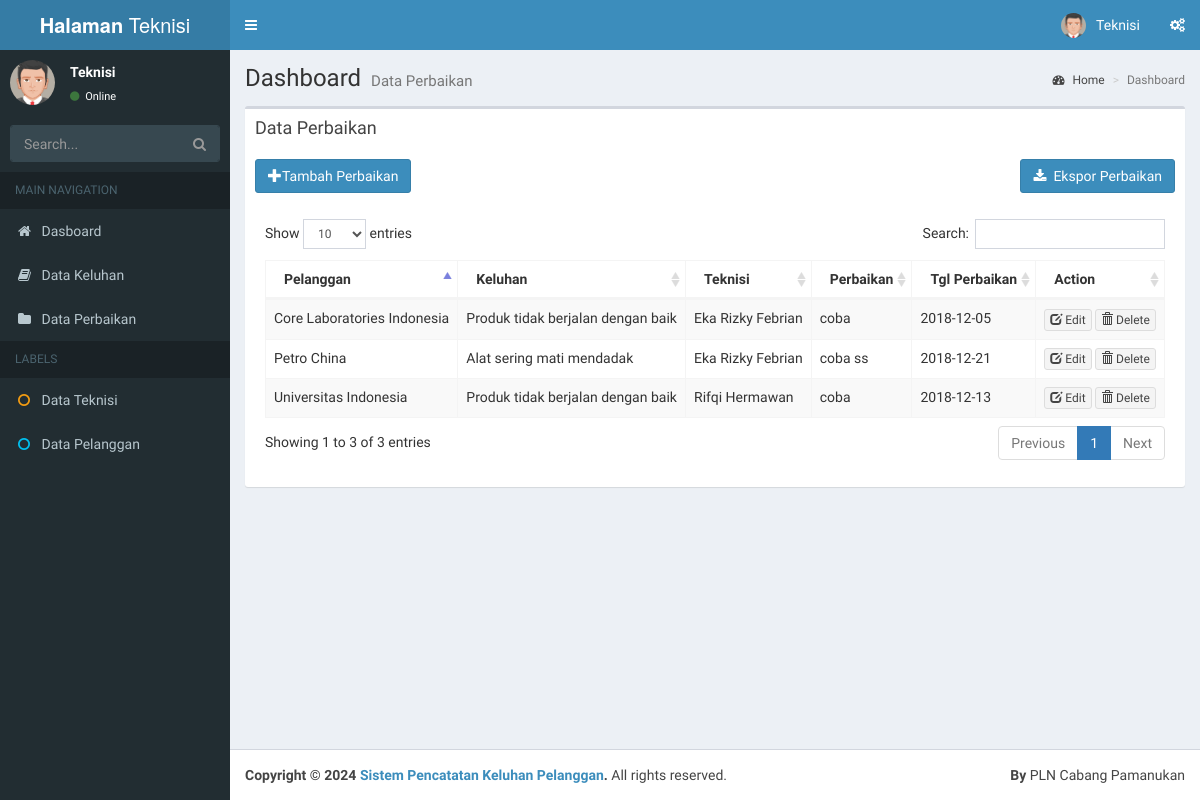
The app's page /on-teknisi/perbaikan.php with its own data.
### tables this page shows
CREATE TABLE `perbaikan` (
  `idperbaikan` int(11) NOT NULL,
  `idpelanggan` int(11) NOT NULL,
  `idkeluhan` int(11) NOT NULL,
  `idteknisi` int(11) NOT NULL,
  `perbaikan` varchar(255) DEFAULT NULL,
  `tgl_perbaikan` date DEFAULT NULL
);

CREATE TABLE `pelanggan` (
  `idpelanggan` int(11) NOT NULL,
  `nama_pelanggan` varchar(45) DEFAULT NULL,
  `alamat_pelanggan` varchar(150) DEFAULT NULL,
  `telepon_pelanggan` varchar(45) DEFAULT NULL,
  `email_pelanggan` varchar(45) DEFAULT NULL
);

CREATE TABLE `keluhan` (
  `idkeluhan` int(11) NOT NULL,
  `idpelanggan` int(11) DEFAULT NULL,
  `keluhan` varchar(100) DEFAULT NULL,
  `penyebab` varchar(100) DEFAULT NULL,
  `tindakan` varchar(100) DEFAULT NULL,
  `tgl_keluhan` date DEFAULT NULL,
  `tgl_perbaikan` date DEFAULT NULL,
  `idteknisi` int(11) DEFAULT NULL
);

CREATE TABLE `teknisi` (
  `idteknisi` int(11) NOT NULL,
  `nama_teknisi` varchar(45) DEFAULT NULL,
  `telpon_teknisi` varchar(45) DEFAULT NULL,
  `email_teknisi` varchar(45) DEFAULT NULL
);

### on-teknisi/perbaikan.php (the view, shortened to what this page needs)
<?php include "template/header.php" ?>
<?php include "template/sidebar.php" ?>
<?php include('tambah_modalperbaikan.php'); ?>
    <body>
      <div class="content-wrapper">
        <section class="content-header">
          <h1>
            Dashboard
            <small>Data Perbaikan</small>
          </h1>
          <ol class="breadcrumb">
            <li><a href="#"><i class="fa fa-dashboard"></i> Home</a></li>
            <li class="active">Dashboard</li>
          </ol>
        </section>
        <section class="content">
    <div class="box">
            <div class="box-header">
              <h3 class="box-title">Data Perbaikan</h3>
            </div>
            <div class="box-body">
            <div id="example1_wrapper" class="dataTables_wrapper form-inline dt-bootstrap">
            <span class="pull-left"><a href="#tambah_perbaikan" data-toggle="modal" class="btn btn-primary"><span class="glyphicon glyphicon-plus"></span>Tambah Perbaikan</a></span>
    <span class="pull-right"><a href="ekspor_pdf_perbaikan.php" target="blank" class="btn btn-primary"><span class="fa fa-download"></span>&nbsp; Ekspor Perbaikan</a></span>
  <div style="height:50px;"></div>
  <div class="box-body table-responsive">
        <table id="keluhantable" class="table table-bordered table-striped">
      <thead>
        <th>Pelanggan</th>
        <th>Keluhan</th>
        <th>Teknisi</th>
        <th>Perbaikan</th>
        <th>Tgl Perbaikan</th>
        <th>Action</th>
      </thead>
      <tbody>
      <?php
        $query=mysqli_query($conn,"select * from perbaikan INNER JOIN pelanggan ON perbaikan.idpelanggan = pelanggan.idpelanggan INNER JOIN keluhan ON perbaikan.idkeluhan = keluhan.idkeluhan INNER JOIN teknisi ON perbaikan.idteknisi = teknisi.idteknisi ");
	        while($row=mysqli_fetch_array($query)){
          ?>
	    <tr>
            <td><?php echo $row['nama_pelanggan']; ?></td>
            <td><?php echo $row['keluhan']; ?></td>
            <td><?php echo $row['nama_teknisi']; ?></td>
            <td><?php echo $row['perbaikan']; ?></td>
            <td><?php echo $row['tgl_perbaikan']; ?></td>
            <td>
              <a href="#edit_perbaikan<?php echo $row['idperbaikan']; ?>" data-toggle="modal" class="btn btn-xs btn-default"><span class="glyphicon glyphicon-edit"></span> Edit</a>
              <a href="#delete_perbaikan<?php echo $row['idperbaikan']; ?>" data-toggle="modal" class="btn btn-xs btn-default"><span class="glyphicon glyphicon-trash"></span> Delete</a>
            </td>
      </tr>
          <?php
        }
      ?>
      </tbody>
    </table>
  </div>
</div>
<?php include "template/footer.php" ?>
    </body>
</html>

### records on screen
perbaikan: idpelanggan.nama_pelanggan "Petro China", idkeluhan.keluhan "Alat sering mati mendadak", idteknisi.nama_teknisi "Eka Rizky Febrian", perbaikan "coba ss", idkeluhan.tgl_perbaikan "2018-12-21"
perbaikan: idpelanggan.nama_pelanggan "Universitas Indonesia", idkeluhan.keluhan "Produk tidak berjalan dengan baik", idteknisi.nama_teknisi "Rifqi Hermawan", perbaikan "coba", idkeluhan.tgl_perbaikan "2018-12-13"
perbaikan: idpelanggan.nama_pelanggan "Core Laboratories Indonesia", idkeluhan.keluhan "Produk tidak berjalan dengan baik", idteknisi.nama_teknisi "Eka Rizky Febrian", perbaikan "coba", idkeluhan.tgl_perbaikan "2018-12-05"
